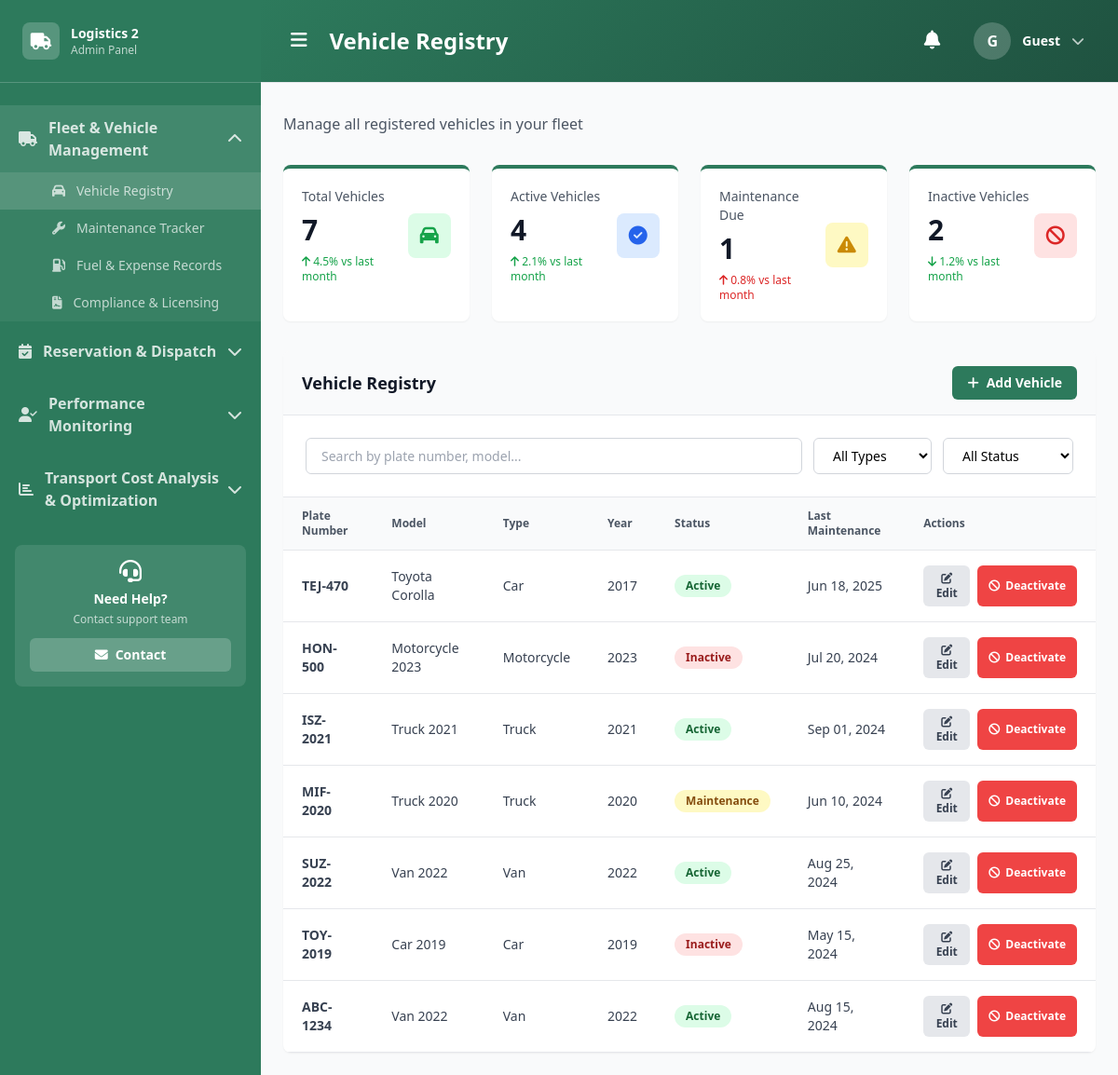
The page /ADMIN/module_1/vehicle-registry.php on the database as committed earlier.
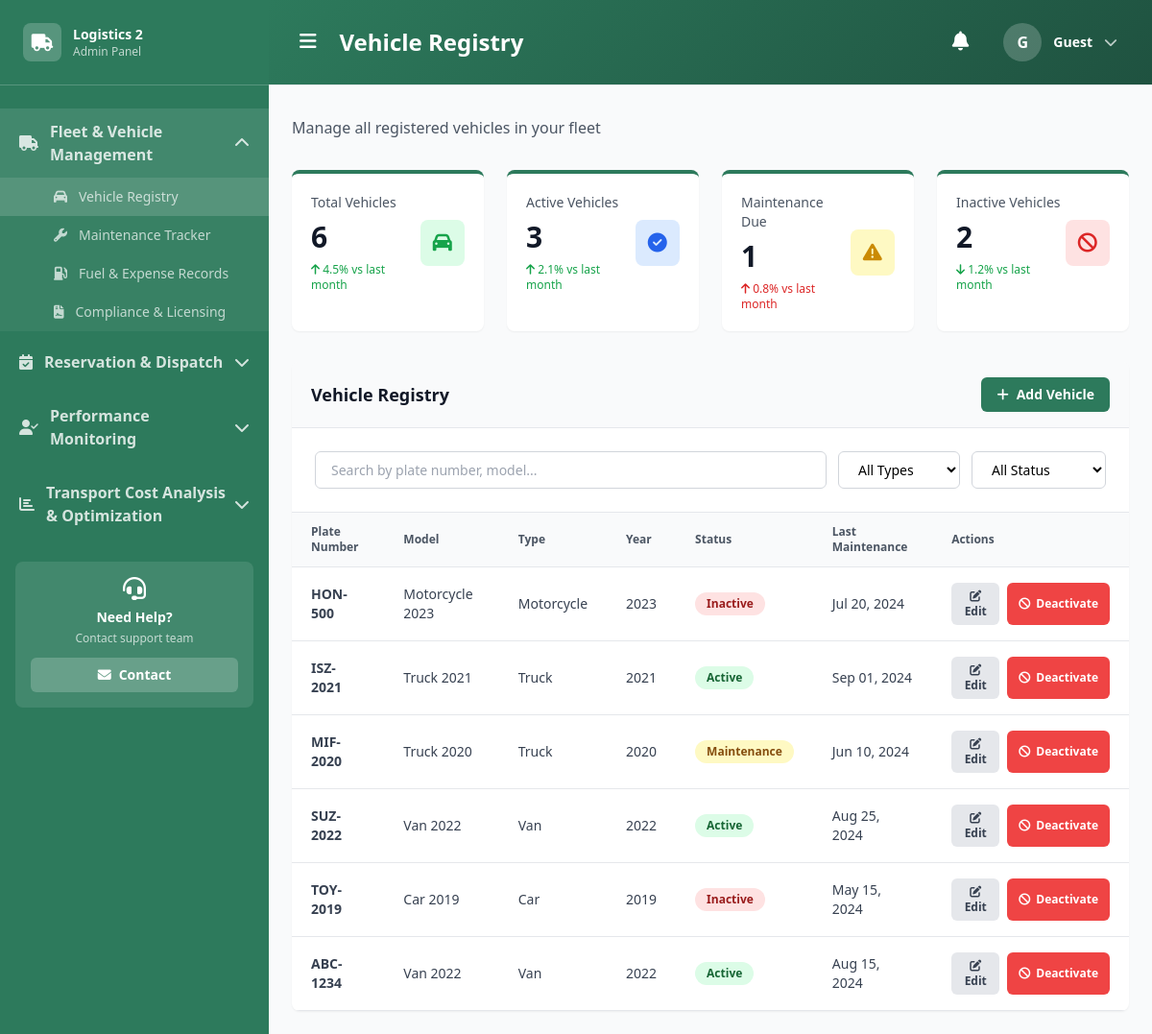
The same page on the database as committed later.
### tables this page shows
CREATE TABLE `vehicles` (
  `id` int(11) NOT NULL,
  `plate` varchar(20) NOT NULL,
  `vehicle` varchar(50) DEFAULT NULL,
  `model` varchar(50) DEFAULT NULL,
  `type` varchar(20) DEFAULT NULL,
  `year` int(11) DEFAULT NULL,
  `status` enum('Active','Inactive','Maintenance') DEFAULT 'Active',
  `availability` enum('Available','Assigned','Maintenance') DEFAULT 'Available',
  `lat` double DEFAULT NULL,
  `lng` double DEFAULT NULL,
  `last_maintenance` date DEFAULT NULL,
  `location` point DEFAULT NULL
);

### ADMIN/includes/functions.php (called while the page is built, shortened)
<?php
$conn = new mysqli('localhost', 'root', '', 'logistics2');
function getVehicles() {
    global $conn;
    $sql = "SELECT * FROM vehicles ORDER BY vehicle ASC";
    $res = $conn->query($sql);
    return $res ? $res->fetch_all(MYSQLI_ASSOC) : [];
}
?>

### ADMIN/module_1/vehicle-registry.php (the view, shortened to what the changed rows need)
<?php
include '../includes/functions.php';
$vehicles = getVehicles();
?>
<!DOCTYPE html>
<html lang="en">
<head>
    <script src="https://cdn.tailwindcss.com"></script>
    <link rel="stylesheet" href="https://cdnjs.cloudflare.com/ajax/libs/font-awesome/6.4.0/css/all.min.css">
</head>
<body class="bg-gray-50 font-sans">
    <?php include '../includes/sidebar.php'; ?>
    <div class="ml-0 md:ml-[280px] min-h-screen">
        <?php include '../includes/header.php'; ?>
        <main class="p-6">
            <div class="grid grid-cols-1 md:grid-cols-2 lg:grid-cols-4 gap-6 mb-8">
                <div class="bg-white rounded-lg p-5 shadow-sm border-t-4 border-primary-green">
                    <div class="flex items-center justify-between">
                        <div>
                            <div class="text-gray-600 text-sm font-medium">Total Vehicles</div>
                            <div class="text-3xl font-bold text-gray-900 my-2"><?php echo count($vehicles); ?></div>
                            <div class="text-xs font-medium text-green-600">
                                <i class="fas fa-arrow-up"></i> 4.5% vs last month
                            </div>
                        </div>
                    </div>
                </div>
                <div class="bg-white rounded-lg p-5 shadow-sm border-t-4 border-primary-green">
                    <div class="flex items-center justify-between">
                        <div>
                            <div class="text-gray-600 text-sm font-medium">Active Vehicles</div>
                            <div class="text-3xl font-bold text-gray-900 my-2"><?php echo count(array_filter($vehicles, fn($v) => $v['status'] === 'Active')); ?></div>
                            <div class="text-xs font-medium text-green-600">
                                <i class="fas fa-arrow-up"></i> 2.1% vs last month
                            </div>
                        </div>
                    </div>
                </div>
            </div>
            <div class="bg-white rounded-lg shadow-sm overflow-hidden">
                <div class="bg-gray-50 border-b border-gray-200 px-5 py-4 flex justify-between items-center">
                    <h2 class="text-lg font-bold text-gray-900">Vehicle Registry</h2>
                </div>
                <div class="overflow-x-auto">
                    <table class="w-full border-collapse" id="vehicleTable">
                        <thead>
                            <tr class="bg-gray-50 border-b border-gray-200">
                                <th class="px-5 py-3 text-left text-xs font-semibold text-gray-600">Plate Number</th>
                                <th class="px-5 py-3 text-left text-xs font-semibold text-gray-600">Model</th>
                                <th class="px-5 py-3 text-left text-xs font-semibold text-gray-600">Type</th>
                                <th class="px-5 py-3 text-left text-xs font-semibold text-gray-600">Year</th>
                                <th class="px-5 py-3 text-left text-xs font-semibold text-gray-600">Status</th>
                                <th class="px-5 py-3 text-left text-xs font-semibold text-gray-600">Last Maintenance</th>
                                <th class="px-5 py-3 text-left text-xs font-semibold text-gray-600">Actions</th>
                            </tr>
                        </thead>
                        <tbody id="tableBody">
                            <?php foreach ($vehicles as $vehicle): ?>
                            <tr class="border-b border-gray-200 hover:bg-gray-50 transition-colors">
                                <td class="px-5 py-4 text-sm text-gray-700"><strong><?php echo $vehicle['plate']; ?></strong></td>
                                <td class="px-5 py-4 text-sm text-gray-700"><?php echo $vehicle['model']; ?></td>
                                <td class="px-5 py-4 text-sm text-gray-700"><?php echo $vehicle['type']; ?></td>
                                <td class="px-5 py-4 text-sm text-gray-700"><?php echo $vehicle['year']; ?></td>
                                <td class="px-5 py-4 text-sm">
                                    <span class="inline-block px-3 py-1 rounded-full text-xs font-semibold <?php
                                        echo $vehicle['status'] === 'Active' ? 'bg-green-100 text-green-800' :
                                            ($vehicle['status'] === 'Maintenance' ? 'bg-yellow-100 text-yellow-800' : 'bg-red-100 text-red-800');
                                    ?>">
                                        <?php echo $vehicle['status']; ?>
                                    </span>
                                </td>
                                <td class="px-5 py-4 text-sm text-gray-700"><?php echo date('M d, Y', strtotime($vehicle['last_maintenance'])); ?></td>
                                <td class="px-5 py-4 text-sm">
                                    <div class="flex gap-2">
                                        <button class="px-3 py-1.5 bg-gray-200 text-gray-700 rounded-md text-xs font-semibold"
                                            onclick='editVehicle(<?php echo json_encode($vehicle); ?>)'>
                                            <i class="fas fa-edit"></i> Edit
                                        </button>
                                        <button class="px-3 py-1.5 bg-red-500 text-white rounded-md text-xs font-semibold hover:bg-red-600 transition-all inline-flex items-center gap-1.5" onclick="confirmDeactivateVehicle(<?php echo $vehicle['id']; ?>)">
                                            <i class="fas fa-ban"></i> Deactivate
                                        </button>
                                    </div>
                                </td>
                            </tr>
                            <?php endforeach; ?>
                        </tbody>
                    </table>
                </div>
            </div>
        </main>
    </div>
</body>
</html>

Rows that differ between the two databases and show on the page:
removed vehicles: plate "TEJ-470", model "Toyota Corolla", type "Car", year "2017", status "Active", last_maintenance "Jun 18, 2025"
Other text that changed with them:
count($vehicles): "7" → "6"
count(array_filter($vehicles, fn($v) => $v['status'] === 'Active')): "4" → "3"
